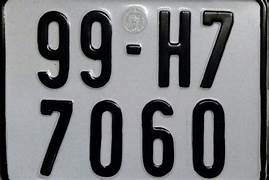
#> input picture ServerAI/samples/BienTestCAA.jpg, 269 x 180 px
$ python CCA_Agorithms.py
#> lines starting #> are read from the running program, lines starting #| are printed output that depends on the picture; after the words box and inside, x2 and y2 are one past the last pixel; in counts of white or black regions, pixels touching at a corner belong together
# import the necessary packages
from skimage.filters import threshold_local
from skimage import measure
import numpy as np
import cv2

# load the license plate image from disk
plate = cv2.imread("samples/BienTestCAA.jpg")
#> plate is the input picture: shape (180, 269, 3); mean B, G, R 123.1, 121, 120.2

# extract the Value component from the HSV color space and apply adaptive thresholding
# to reveal the characters on the license plate
V = cv2.split(cv2.cvtColor(plate, cv2.COLOR_BGR2HSV))[2]
thresh = cv2.adaptiveThreshold(V, 255, cv2.ADAPTIVE_THRESH_MEAN_C,
                               cv2.THRESH_BINARY_INV, 17, 3)
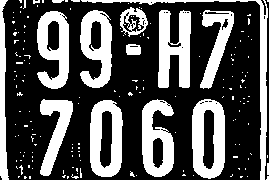
#> thresh: shape (180, 269); 33% white; 169 white regions (154 under 20 px), largest, box (x1, y1, x2, y2) and area: (192, 99, 225, 179) 1792, (158, 10, 191, 88) 1779, (90, 100, 123, 177) 1687

# show the images
cv2.imshow("License Plate", plate)
cv2.imshow("Thresh", thresh)

# perform connected components analysis on the thresholded images and initialize the
# mask to hold only the "large" components we are interested in
labels = measure.label(thresh, background=0)
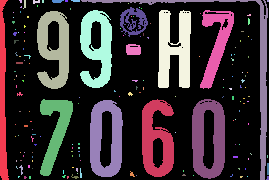
#> labels: shape (180, 269) int64; 170 distinct labels, from 0 to 169; one colour per label, 0 black
mask = np.zeros(thresh.shape, dtype="uint8")
print("[INFO] found {} blobs".format(len(np.unique(labels))))
#| [INFO] found 170 blobs

# loop over the unique components
for (i, label) in enumerate(np.unique(labels)):
    # if this is the background label, ignore it
    if label == 0:
        print("[INFO] label: 0 (background)")
        continue

    # otherwise, construct the label mask to display only connected components for
    # the current label
    print("[INFO] label: {} (foreground)".format(i))
    labelMask = np.zeros(thresh.shape, dtype="uint8")
    labelMask[labels == label] = 255
    numPixels = cv2.countNonZero(labelMask)

    # if the number of pixels in the component is sufficiently large, add it to our
    # mask of "large" blobs
    if numPixels > 300 and numPixels < 1500:
        mask = cv2.add(mask, labelMask)

    # show the label mask
    cv2.imshow("Label", labelMask)
    cv2.waitKey(0)
#> this loop made 170 passes
#> numPixels on passes 2 to 4: 1002, 7, 17
#| [INFO] label: 0 (background)
#| [INFO] label: 1 (foreground)
#| [INFO] label: 2 (foreground)
#| [INFO] label: 3 (foreground)
#| [INFO] label: 4 (foreground)
#| [INFO] label: 5 (foreground)
#| [INFO] label: 6 (foreground)
#| [INFO] label: 7 (foreground)
#> (further printed lines are left out)
#> pass 2, `cv2.imshow("Label", labelMask)`:
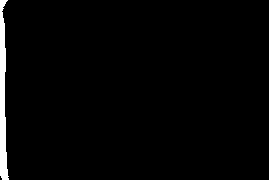
#> window 'Label': shape (180, 269); 2.1% white; 1 white region, box (x1, y1, x2, y2) and area: (0, 0, 9, 180) 1002
#> after the loop:
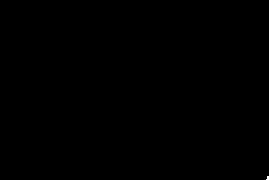
#> labelMask: shape (180, 269); 0.02% white; 1 white region (1 under 20 px)
#> after the loop:
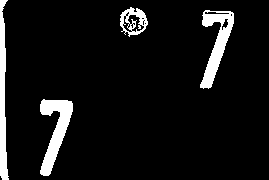
#> mask: shape (180, 269); 7.6% white; 4 white regions, box (x1, y1, x2, y2) and area: (40, 99, 73, 176) 1165, (200, 10, 234, 89) 1105, (0, 0, 9, 180) 1002, (120, 7, 148, 37) 408

# show the large components in the image
cv2.imshow("Large Blobs", mask)
cv2.waitKey(0)
